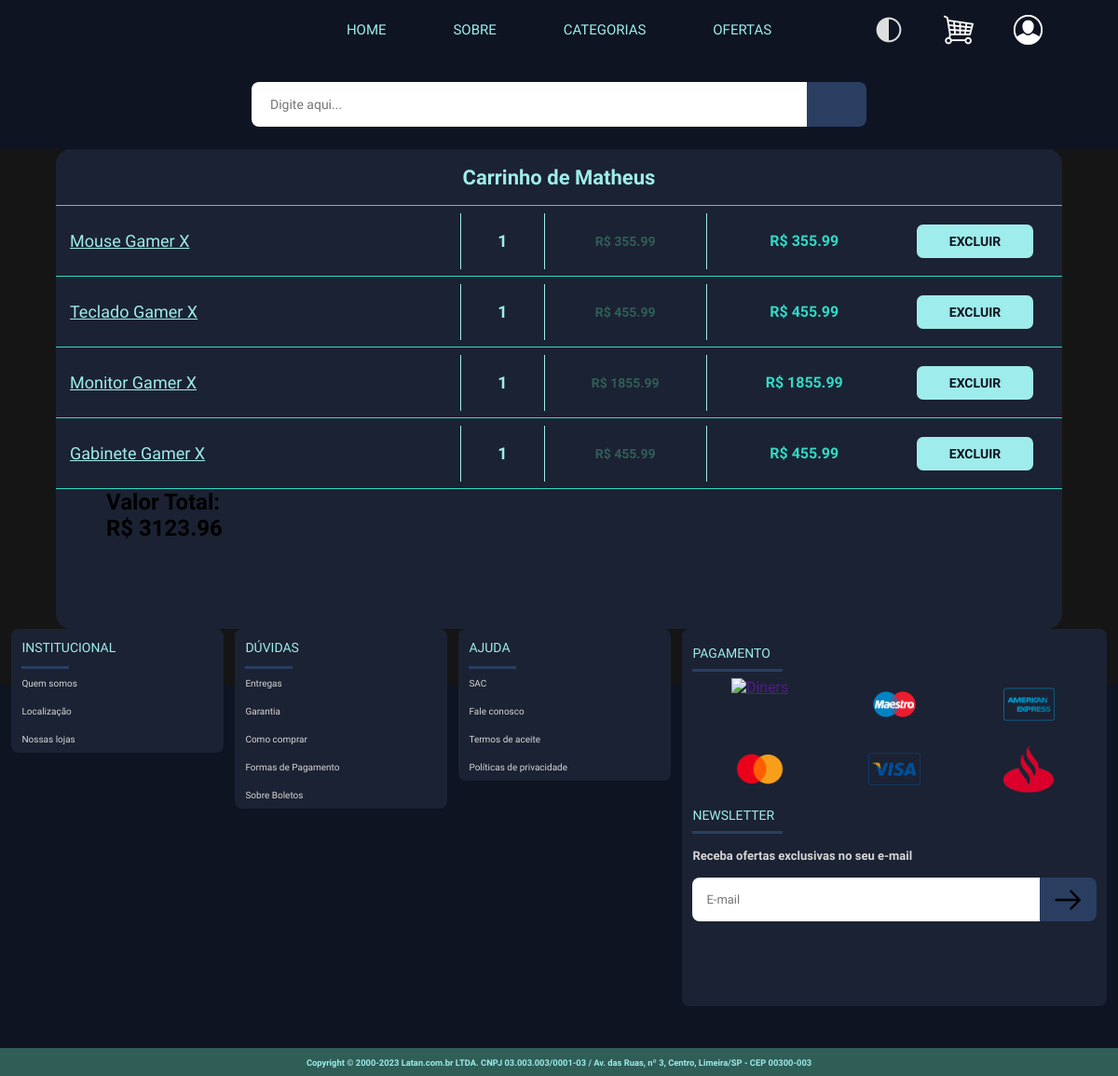
Page /src/View/pages/viewCarrinho.php (signed in) on the committed database.
### tables this page shows
create table carrinhos(
	idCarrinhos int not null auto_increment,
    idPedido int not null,
    idCliente int not null,
    primary key(idCarrinhos),
    constraint foreign key(idPedido) references pedidos(idPedidos),
    constraint foreign key(idCliente) references clientes(idClientes)
);

create table produtos(
	idProdutos int not null auto_increment,
    nome varchar(250) not null,
    preco decimal(15,2) not null,
    promocao decimal(15,2) not null,
    marca varchar(200) not null,
    cor varchar(50) not null,
    condicao varchar(100) not null,
    origem boolean not null,
    localizacao varchar(50) not null,
    quantidade int not null,
    imagem varchar(150) not null,
    primary key(idProdutos)
);

create table pedidos(
    idPedidos int not null auto_increment,
    quantidade int not null,
    idProduto int not null,
    primary key(idPedidos),
    foreign key(idProduto) references produtos(idProdutos)
);

### src/Controller/carrinhoController.php (called while the page is built, shortened)
<?php
    $host = "localhost";
    $usuario = "root";
    $senha = "MySql_2005_password";
    $dbname = "ozzatech";
    $mysqli = new mysqli($host, $usuario, $senha, $dbname);
        ?>
        <?php
    $id = $mysqli->real_escape_string($_SESSION['id']);
    $sql_code = "SELECT
        `carrinhos`.`idPedido`,
        `pedidos`.`quantidade`,
        `produtos`.`nome`,
        `produtos`.`preco`,
        (`produtos`.`preco` * `pedidos`.`quantidade`) as total
        FROM carrinhos
        JOIN clientes ON carrinhos.idCliente = clientes.idClientes
        JOIN pedidos ON carrinhos.idPedido = pedidos.idPedidos
        JOIN produtos ON pedidos.idProduto = produtos.idProdutos
        WHERE idCliente = $id;";
    $sql_query = $mysqli->query($sql_code) or die("Falha na execução do código SQL: ".$mysqli->error);
    if($sql_query->num_rows == 0){
    }
    else{
        while ($pedido = $sql_query->fetch_assoc()){
            $pedidos[] = $pedido;
        }
    }
?>

### src/View/carrinho/listagem.php (the view, shortened to what this page needs)
<?php foreach ($pedidos as $item) : ?>
    <section class="carrinho-conteudo">
        <div class="pedido">
            <div class="pedido-nome">
                <a href="#"><?= $item['nome']; ?></a>
            </div>
            <div class="pedido-quantidade">
                <h1><?= $item['quantidade']; ?></h1>
            </div>
            <div class="pedido-preco-individual">
                <h1>R$ <?= $item['preco']; ?></h1>
            </div>
            <div class="pedido-preco-conjunto">
                <h1>R$ <?= $item['total']; ?></h1>
            </div>
            <div class="pedido-excluir">
                <button type="submit" class="btn-excluir" id=<?= $item['idPedido']?>>
                    <h2>EXCLUIR</h2>
                </button>
            </div>
        </div>
    </section>
<?php endforeach; ?>

### src/View/pages/viewCarrinho.php (shortened to what this page needs)
<?php
    include("../../Controller/carrinhoController.php");
?>
<!DOCTYPE html>
<html lang="pt-br">
<head>
    <link rel="stylesheet" href="/css/universal.css">
    <link rel="stylesheet" href="/css/carrinho.css">
</head>
<body>
    <?php include "../universal/header.php"?>
    <main>
        <?php if(isset($_SESSION['id'])) { ?>
            <article class="carrinho">
                <div class="carrinho-cabecalho">
                    <h1>Carrinho de <?php echo $_SESSION['nome'];?></h1>
                </div>
                <div class="carrinho-conteudo-container">
                    <?php include "../carrinho/listagem.php" ?>
                </div>
                <div class="carrinho-resumo">
                    <h2>Valor Total:</h2>
                    <h2>R$ <?php include "../carrinho/resumo.php" ?></h2>
                </div>
            </article>
        <?php } else { ?>
            <h1>Faça <a href="/src/View/pages/viewLoginCadastro.php">Login</a> para ter acesso ao carrinho</h1>
        <?php } ?>
    </main>
    <?php include "../universal/footer.php" ?>
</body>
</html>

### src/View/universal/header.php
<header>
    <div class="header-top">
        <div class="header-top-left"></div>
        <nav>
            <ul class="nav-content">
                <li class="nav-item">
                    <a href="/index.php">HOME</a>
                </li>
                <li class="nav-item">
                    <a href="#">SOBRE</a>
                </li>
                <li class="nav-item">
                    <a href="#">CATEGORIAS</a>
                </li>
                <li class="nav-item">
                    <a href="#">OFERTAS</a>
                </li>
            </ul>
        </nav>
        <div class="header-top-right">
            <figure class="site-theme-btn-container">
                <a href="">
                    <img src="/assets/icones/dark_theme_regular_icon_204499.png" alt="">
                </a>
            </figure>
            <figure class="shopping-kart-btn-container">
                <a href="/src/View/pages/viewCarrinho.php">
                    <img src="/assets/icones/1413908.png" alt="carrinho de compras">
                </a>
            </figure>
            <figure class="user-account-btn-container">
                <?php if(!isset($_SESSION['id'])){?>
                        <a href="/src/View/pages/viewLoginCadastro.php">
                            <img src="/assets/icones/202-2024792_user-profile-icon-png-download-fa-user-circle.png" alt="">
                        </a>
                <?php }else{?>
                    <a href="/src/View/pages/viewConta.php">
                        <img src="/assets/icones/202-2024792_user-profile-icon-png-download-fa-user-circle.png" alt="">
                    </a>
                <?php } ?>
            </figure>
        </div>
    </div>
    <div id="header-bottom" class="header-bottom">
        <form action="" method="post" class="search-bar-form">
            <fieldset class="search-bar">
                <input type="text" name="search-bar-content" class="search-bar-content" id="search-bar-content"
                    placeholder="Digite aqui...">
                <input type="submit" value="" name="search-bar-submit" class="search-bar-submit"
                    id="search-bar-submit">
            </fieldset>
        </form>
    </div>
</header>

### src/View/carrinho/resumo.php
<?php
    $valorTotal = 0;
    foreach ($pedidos as $item) {
        $valorTotal += $item['total'];
    }
    echo $valorTotal;
?>

### src/View/universal/footer.php
<footer>
        <div class="footer-top">
            <div class="footer-top-institucional">
                <div class="institucional-titulo">INSTITUCIONAL</div>
                <div class="institucional-divisa"></div>
                <ul class="institucional-content">
                    <li class="institucional-item">
                        <a href="">Quem somos</a>
                    </li>
                    <li class="institucional-item">
                        <a href="">Localização</a>
                    </li>
                    <li class="institucional-item">
                        <a href="">Nossas lojas</a>
                    </li>
                </ul>
            </div>
            <div class="footer-top-duvidas">
                <div class="duvidas-titulo">DÚVIDAS</div>
                <div class="duvidas-divisa"></div>
                <ul class="duvidas-content">
                    <li class="duvidas-item">
                        <a href="">Entregas</a>
                    </li>
                    <li class="duvidas-item">
                        <a href="">Garantia</a>
                    </li>
                    <li class="duvidas-item">
                        <a href="">Como comprar</a>
                    </li>
                    <li class="duvidas-item">
                        <a href="">Formas de Pagamento</a>
                    </li>
                    <li class="duvidas-item">
                        <a href="">Sobre Boletos</a>
                    </li>
                </ul>
            </div>
            <div class="footer-top-ajuda">
                <div class="ajuda-titulo">AJUDA</div>
                <div class="ajuda-divisa"></div>
                <ul class="ajuda-content">
                    <li class="ajuda-item">
                        <a href="">SAC</a>
                    </li>
                    <li class="ajuda-item">
                        <a href="">Fale conosco</a>
                    </li>
                    <li class="ajuda-item">
                        <a href="">Termos de aceite</a>
                    </li>
                    <li class="ajuda-item">
                        <a href="">Políticas de privacidade</a>
                    </li>
                </ul>
            </div>
            <div class="footer-top-duplo">
                <div class="footer-duplo-pagamento">
                    <div class="pagamento-titulo">PAGAMENTO</div>
                    <div class="pagamento-divisa"></div>
                    <div class="cartao-container">
                        <figure class="cartao-card-container">
                            <a href="">
                                <img class="cartao-card" src="/assets/imagens/dinners.png" alt="Diners">
                            </a>
                        </figure>
                        <figure class="cartao-card-container">
                            <a href="">
                                <img class="cartao-card" src="/assets/imagens/maestro.png" alt="Express">
                            </a>
                        </figure>
                        <figure class="cartao-card-container">
                            <a href="">
                                <img class="cartao-card" src="/assets/imagens/pngwing.com.png" alt="Maestro">
                            </a>
                        </figure>
                        <figure class="cartao-card-container">
                            <a href="">
                                <img class="cartao-card" src="/assets/imagens/Mastercard.png" alt="Maestro">
                            </a>
                        </figure>
                        <figure class="cartao-card-container">
                            <a href="">
                                <img class="cartao-card" src="/assets/imagens/visa.png" alt="Maestro">
                            </a>
                        </figure>
                        <figure class="cartao-card-container">
                            <a href="">
                                <img class="cartao-card" src="/assets/imagens/santander.png" alt="Maestro">
                            </a>
                        </figure>
                    </div>
                </div>
                <div class="footer-duplo-newsletter">
                    <div class="newsletter-titulo">NEWSLETTER</div>
                    <div class="newsletter-divisa"></div>
                    <div class="cadastro-email">
                        <div class="email">
                            <div class="email-titulo">
                                <h2>Receba ofertas exclusivas no seu e-mail</h2>
                            </div>
                            <form action="" method="post" id="form-cadastro-email" class="form-cadastro-email">
                                <fieldset class="fieldset-email">
                                    <input type="text" name="input-cadastro-email" class="input-cadastro-email" id="input-cadastro-email" placeholder="E-mail">
                                    <button type="submit" name="input-cadastro-email-btn" class="input-cadastro-email-btn" id="input-cadastro-email-btn">
                                        <img src="/assets/imagens/seta.png" alt="">
                                    </button>
                                </fieldset>
                            </form>
                        </div>
                    </div>
                </div>
            </div>
        </div>
        <div class="footer-bottom">
            <h3>Copyright © 2000-2023 Latan.com.br LTDA. CNPJ 03.003.003/0001-03 / Av. das Ruas, nº 3, Centro,
                Limeira/SP - CEP 00300-003</h3>
        </div>
    </footer>

### css/carrinho.css (style rules this page uses)
main { min-height: 30vh; width: 100%; display: flex; align-items: center; justify-content: center; overflow-y: auto; }
.carrinho { height: 90%; width: 90%; display: flex; flex-direction: column; align-items: center; justify-content: center; overflow-y: auto; border-radius: 1em; background-color: var(--azul-medio); }
.carrinho-cabecalho { width: 90%; height: 60px; display: flex; align-items: center; justify-content: center; }
.carrinho-cabecalho h1 { font-size: 22px; color: var(--aqua-claro); }
.carrinho-conteudo-container { width: 100%; display: flex; flex-direction: column; align-items: center; justify-content: center; flex-grow: 1; overflow-y: auto; border-bottom: solid 1px var(--aqua-medio); }
.carrinho-conteudo { min-height: 75px; width: 100%; display: flex; flex-direction: column; align-items: center; justify-content: center; flex-grow: 1; overflow-y: auto; border-top: solid 1px var(--aqua-medio); }
.pedido { height: 60px; width: calc(100% - 30px); display: flex; align-items: center; justify-content: space-around; padding: 0 15px; }
.pedido-nome { height: 100%; width: 40%; }
.pedido-nome a { height: 100%; width: 100%; display: flex; align-items: center; justify-content: start; font-size: 18px; color: var(--aqua-claro); }
.pedido-quantidade { height: 100%; width: 8.5%; border-left: solid 1px var(--aqua-claro); }
.pedido-quantidade h1 { height: 100%; width: 100%; display: flex; align-items: center; justify-content: center; font-size: 18px; color: var(--aqua-claro); }
.pedido-preco-individual { height: 100%; width: 16.5%; border-left: solid 1px var(--aqua-claro); }
.pedido-preco-individual h1 { height: 100%; width: 100%; display: flex; align-items: center; justify-content: center; font-size: 14px; color: var(--aqua-escuro); }
.pedido-preco-conjunto { height: 100%; width: 20%; border-left: solid 1px var(--aqua-claro); }
.pedido-preco-conjunto h1 { height: 100%; width: 100%; display: flex; align-items: center; justify-content: center; font-size: 16px; color: var(--aqua-medio); }
.pedido-excluir { height: 100%; width: 15%; display: flex; align-items: center; justify-content: center; }
.btn-excluir { height: 60%; width: 80%; position: relative; outline: none; border: none; border-radius: .5em; background-color: var(--aqua-claro); cursor: pointer; overflow: hidden; }
.btn-excluir h2 { height: 100%; width: 100%; position: absolute; top: 0; display: flex; align-items: center; justify-content: center; font-family: 'Krona One', sans-serif; font-size: 14px; color: var(--azul-escuro); z-index: 999; }
.carrinho-resumo { height: 150px; width: 90%; }

### rows in the picture
carrinhos: produtos.nome "Mouse Gamer X", idPedido.quantidade "1", produtos.preco "355.99", total "355.99"
carrinhos: produtos.nome "Teclado Gamer X", idPedido.quantidade "1", produtos.preco "455.99", total "455.99"
carrinhos: produtos.nome "Monitor Gamer X", idPedido.quantidade "1", produtos.preco "1855.99", total "1855.99"
carrinhos: produtos.nome "Gabinete Gamer X", idPedido.quantidade "1", produtos.preco "455.99", total "455.99"

### other values in the picture
$_SESSION['nome'] "Matheus"
$valorTotal "3123.96"
